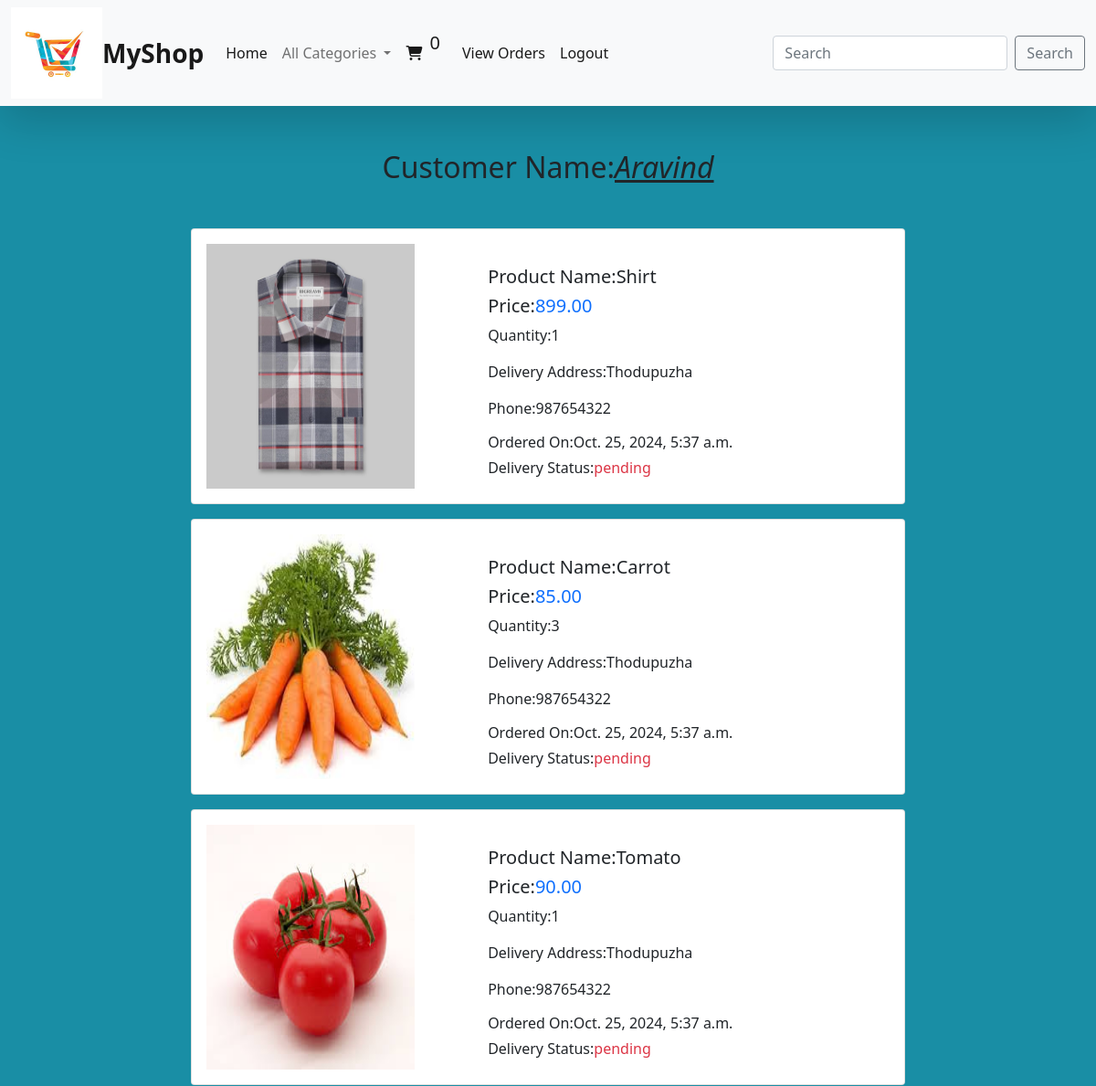
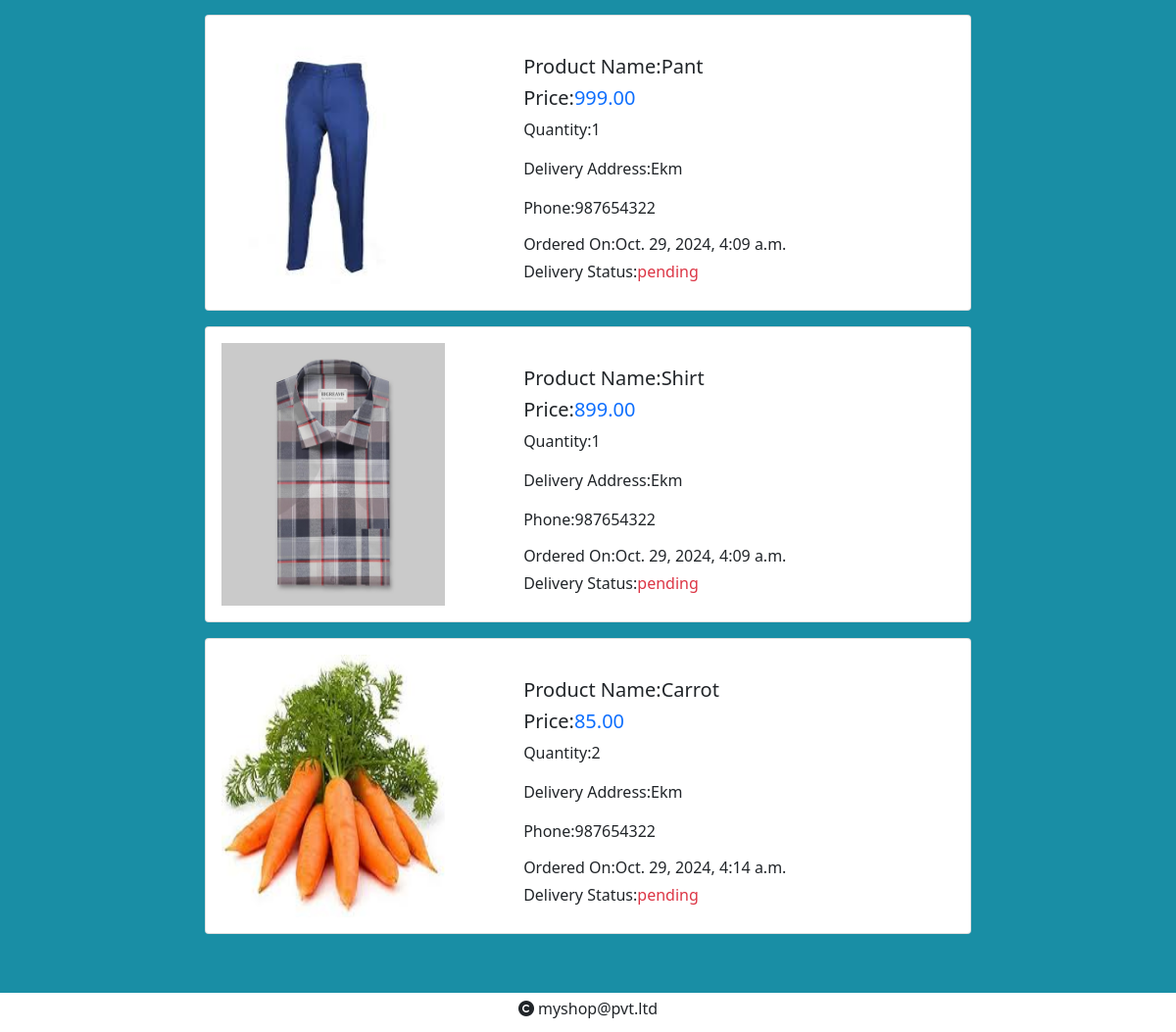
/cart/orderview (signed in), run on the app's committed database (2 pictures, top to bottom).
### cart/models.py (models this page shows)
class Order_details(models.Model):
    product=models.ForeignKey(Product,on_delete=models.CASCADE)
    user=models.ForeignKey(User,on_delete=models.CASCADE)
    no_of_items=models.IntegerField()
    address=models.TextField()
    phoneno=models.BigIntegerField()
    pin=models.IntegerField()
    order_id=models.CharField(max_length=20,blank=True)
    ordered_date=models.DateTimeField(auto_now_add=True)
    payment_status=models.CharField(max_length=20,default="pending")
    delivery_status=models.CharField(max_length=20,default="pending")

### shop/models.py (models this page shows, shortened)
class Product(models.Model):
    name=models.CharField(max_length=20)
    desc=models.TextField()
    image=models.ImageField(upload_to="products")
    price=models.DecimalField(max_digits=10,decimal_places=2)
    stock=models.IntegerField()
    available=models.BooleanField(default=True)
    created=models.DateTimeField(auto_now_add=True)     #one time
    updated=models.DateTimeField(auto_now=True)         #change every time we update record
    category=models.ForeignKey(Category,on_delete=models.CASCADE)

### cart/views.py (the view)
# urls.py: path('orderview',views.order_view,name="orderview"),
def order_view(request):
    u=request.user
    o=Order_details.objects.filter(user=u,payment_status="paid")
    context={'orders':o}
    return render(request,'orderview.html',context)

### cart/context_processors.py (called while the page is built)
def count_items(request):
    u=request.user
    count=0
    if request.user.is_authenticated:
        try:
            c=Cart.objects.filter(user=u)
            for i in c:
                count+=i.quantity
        except:
            count=0
    return {'c':count}

### shop/context_processors.py (called while the page is built)
def menu_links(request):
    c=Category.objects.all()
    return {'links':c}      #we can use this data globally across all webpages inside our app

### templates/orderview.html
{% extends 'base.html' %}
{% load static %}
{% block content %}
<h2 class="text-center mt-5">Customer Name:<i class="text-capitalize text-decoration-underline">{{user.username}}</i></h2>
<div class="container mt-5" style="margin-bottom:100px;">
  {% for i in orders %}
    <div class="card mb-3 mx-auto" style="max-width:70%;">
  <div class="row g-0">
    <div class="col-md-4 me-5">
      <img src="{{i.product.image.url}}" class="rounded-start p-3" height="300px" width="100%" alt="...">
    </div>
    <div class="col-md-7 mt-3">
      <div class="card-body">
        <h5 class="card-title mt-2">Product Name:{{i.product.name}}</h5>
        <h5 class="card-text mt-2">Price:<span class="text-primary">{{i.product.price}}</span></h5>
        <p class="card-text mt-2">Quantity:{{i.no_of_items}}</p>
          <p class="card-text mt-2">Delivery Address:{{i.address}}</p>
          <p class="card-text mt-2">Phone:{{i.phoneno}}</p>
        <h6 class="card-text mt-2">Ordered On:{{i.ordered_date}}</h6>
        <h6 class="card-text mt-2">Delivery Status:<span class="text-danger">{{i.delivery_status}}</span></h6>
      </div>
    </div>
  </div>
</div>
  {% endfor %}
</div>
{% endblock %}

### static/css/style.css (style rules this page uses)
body { background: rgb(49,97,92); background: linear-gradient(90deg, rgba(49,97,92,1) 0%, rgba(25,142,165,1) 0%); }

### data on the page
Order_details: product.image (picture), product.name "Shirt", product.price "899.00", no_of_items "1", address "Thodupuzha", phoneno "987654322", ordered_date "Oct. 25, 2024, 5:37 a.m.", delivery_status "pending"
Order_details: product.image (picture), product.name "Carrot", product.price "85.00", no_of_items "3", address "Thodupuzha", phoneno "987654322", ordered_date "Oct. 25, 2024, 5:37 a.m.", delivery_status "pending"
Order_details: product.image (picture), product.name "Tomato", product.price "90.00", no_of_items "1", address "Thodupuzha", phoneno "987654322", ordered_date "Oct. 25, 2024, 5:37 a.m.", delivery_status "pending"
Order_details: product.image (picture), product.name "Pant", product.price "999.00", no_of_items "1", address "Ekm", phoneno "987654322", ordered_date "Oct. 29, 2024, 4:09 a.m.", delivery_status "pending"
Order_details: product.image (picture), product.name "Shirt", product.price "899.00", no_of_items "1", address "Ekm", phoneno "987654322", ordered_date "Oct. 29, 2024, 4:09 a.m.", delivery_status "pending"
Order_details: product.image (picture), product.name "Carrot", product.price "85.00", no_of_items "2", address "Ekm", phoneno "987654322", ordered_date "Oct. 29, 2024, 4:14 a.m.", delivery_status "pending"

### other printed values
{{ c }} "0"
{{ user.username }} "Aravind"
